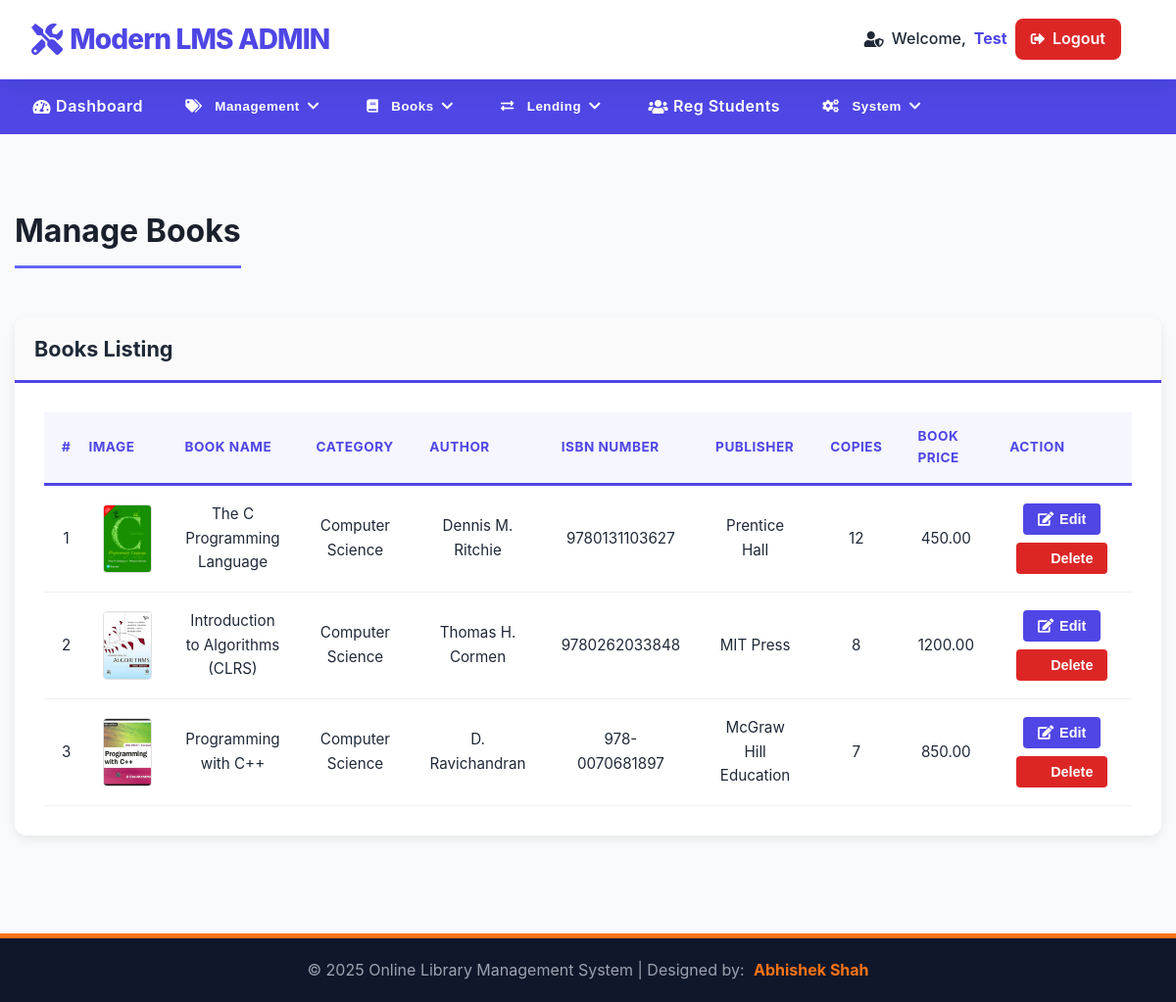
The app's page /library/admin/manage-books.php (signed in) with its own data.
### tables this page shows
CREATE TABLE `tblbooks` (
  `id` int(11) NOT NULL,
  `BookName` varchar(255) DEFAULT NULL,
  `CatId` int(11) DEFAULT NULL,
  `AuthorId` int(11) DEFAULT NULL,
  `PublisherId` int(11) DEFAULT NULL,
  `ISBNNumber` varchar(20) DEFAULT NULL,
  `BookPrice` decimal(10,2) DEFAULT NULL,
  `bookCopies` int(11) NOT NULL DEFAULT 10,
  `bookImage` longblob DEFAULT NULL,
  `regDate` timestamp NULL DEFAULT current_timestamp(),
  `updationDate` timestamp NULL DEFAULT NULL ON UPDATE current_timestamp(),
  `isIssued` int(1) NOT NULL DEFAULT 0 COMMENT '0=Available, 1=Issued',
  `bookEdition` varchar(50) DEFAULT NULL COMMENT 'The edition of the book',
  `BookDescription` text DEFAULT NULL COMMENT 'Summary or detailed description of the book'
);

CREATE TABLE `tblcategory` (
  `id` int(11) NOT NULL,
  `CategoryName` varchar(150) DEFAULT NULL,
  `Status` int(1) DEFAULT NULL,
  `CreationDate` timestamp NULL DEFAULT current_timestamp(),
  `UpdationDate` timestamp NULL DEFAULT NULL ON UPDATE current_timestamp()
);

CREATE TABLE `tblauthors` (
  `id` int(11) NOT NULL,
  `AuthorName` varchar(150) DEFAULT NULL,
  `creationDate` timestamp NULL DEFAULT current_timestamp(),
  `updationDate` timestamp NULL DEFAULT NULL ON UPDATE current_timestamp()
);

CREATE TABLE `tblpublishers` (
  `id` int(11) NOT NULL,
  `PublisherName` varchar(150) DEFAULT NULL,
  `creationDate` timestamp NULL DEFAULT current_timestamp(),
  `updationDate` timestamp NULL DEFAULT NULL ON UPDATE current_timestamp()
);

### library/admin/manage-books.php (the view, shortened to what this page needs)
<?php
include('includes/config.php');
if(strlen($_SESSION['alogin'])==0) {
    header('location:index.php');
} else {
    $sql = "SELECT tblbooks.BookName, tblcategory.CategoryName, tblauthors.AuthorName, tblpublishers.PublisherName, tblbooks.ISBNNumber, tblbooks.BookPrice, tblbooks.bookCopies, tblbooks.regDate, tblbooks.id as bookid, tblbooks.bookImage
        FROM tblbooks
        JOIN tblcategory ON tblcategory.id = tblbooks.CatId
        JOIN tblauthors ON tblauthors.id = tblbooks.AuthorId
        JOIN tblpublishers ON tblpublishers.id = tblbooks.PublisherId";
    $query = $dbh -> prepare($sql);
    $query->execute();
    $results=$query->fetchAll(PDO::FETCH_OBJ);
?>
<!DOCTYPE html>
<html xmlns="http://www.w3.org/1999/xhtml">
<head>
    <link href="assets/css/font-awesome.css" rel="stylesheet" />
    <link href="assets/js/dataTables/dataTables.bootstrap.css" rel="stylesheet" />
    <link href="assets/css/style.css" rel="stylesheet" />
    <link rel="stylesheet" href="https://cdnjs.cloudflare.com/ajax/libs/font-awesome/5.15.4/css/all.min.css">
</head>
<body>
    <?php include('includes/header.php');?>
<div class="content-wrapper">
        <div class="container">
            <div class="row">
                <div class="col-md-12">
                    <h4 class="header-line">Manage Books</h4>
                </div>
            </div>
            <div class="row">
                <div class="col-md-12">
                    <div class="panel-default">
                        <div class="panel-heading">
                            Books Listing
                        </div>
                        <div class="panel-body">
                            <div class="table-responsive">
                                <table class="custom-table" id="dataTables-example">
                                    <thead>
                                        <tr>
                                            <th>#</th>
                                            <th class="image-col-head">Image</th>
                                            <th>Book Name</th>
                                            <th>Category</th>
                                            <th>Author</th>
                                            <th>ISBN Number</th>
                                            <th>Publisher</th>
                                            <th>Copies</th>
                                            <th>Book Price</th>
                                            <th>Action</th>
                                        </tr>
                                    </thead>
                                    <tbody>
                                        <?php
                                        $cnt=1;
                                        if($query->rowCount() > 0) {
                                            foreach($results as $result) { ?>
                                                <tr class="odd gradeX">
                                                    <td class="center"><?php echo htmlentities($cnt);?></td>
                                                    <td class="center image-col">
                                                        <?php if ($result->bookImage): ?>
                                                            <img src="assets/img/<?php echo htmlentities($result->bookImage);?>"
                                                                alt="<?php echo htmlentities($result->BookName);?>"
                                                                class="book-cover-thumb"
                                                                onerror="this.onerror=null; this.src='assets/img/default.jpg';"
                                                            >
                                                        <?php else: ?>
                                                            N/A
                                                        <?php endif; ?>
                                                    </td>
                                                    <td class="center"><?php echo htmlentities($result->BookName);?></td>
                                                    <td class="center"><?php echo htmlentities($result->CategoryName);?></td>
                                                    <td class="center"><?php echo htmlentities($result->AuthorName);?></td>
                                                    <td class="center"><?php echo htmlentities($result->ISBNNumber);?></td>
                                                    <td class="center"><?php echo htmlentities($result->PublisherName)?></td>
                                                    <td class="center"><?php echo htmlentities($result->bookCopies)?></td>
                                                    <td class="center"><?php echo htmlentities($result->BookPrice);?></td>
                                                    <td><a href="edit-book.php?bookid=<?php echo htmlentities($result->bookid);?>"><button class="custom-btn btn-primary-theme"><i class="fa fa-edit "></i> Edit</button>
                                                        <a href="manage-books.php?del=<?php echo htmlentities($result->bookid);?>" onclick="return confirm('Are you sure you want to delete?');" >  <button class="custom-btn btn-danger-theme"><i class="fa fa-pencil"></i> Delete</button>
                                                    </td>
                                                </tr>
                                        <?php $cnt++; }
                                        } ?>
                                    </tbody>
                                </table>
                            </div>
                        </div>
                    </div>
                </div>
            </div>
        </div>
    </div>
    <?php include('includes/footer.php');?>
</body>
</html>
<?php } ?>

### library/admin/includes/header.php (shortened to what this page needs)
<?php
function isActive($link) {
    $currentFile = basename($_SERVER['PHP_SELF']);
    return (isset($GLOBALS['currentPage']) && $GLOBALS['currentPage'] === $link) || ($currentFile === $link) ? 'active-link' : '';
}
$adminName = isset($_SESSION['alogin']) ? explode('@', $_SESSION['alogin'])[0] : 'Admin';
?>
<header class="main-header">
    <div class="header-content">
        <a href="dashboard.php" class="brand-logo">
            <i class="fas fa-tools stat-logo-icon"></i>
            <span class="brand-name"> Modern LMS
                <span class="brand-accent">ADMIN</span>
            </span>
        </a>
        <div class="right-controls">
            <?php if(strlen($_SESSION['alogin']) != 0) { ?>
                <span class="user-greeting">
                    <i class="fas fa-user-shield"></i>
                    Welcome, <span class="user-name-display"><?php echo htmlentities(ucfirst($adminName)); ?></span>
                <a href="logout.php" class="logout-btn"><i class="fa fa-sign-out-alt"></i> Logout</a>
                </span>
            <?php } else { ?>
                <a href="index.php" class="login-btn"><i class="fa fa-sign-in-alt"></i> Login</a>
            <?php } ?>
        </div>
    </div>
</header>
<nav class="menu-section">
    <div class="menu-nav">
        <a href="dashboard.php" class="nav-link <?php echo isActive('dashboard.php'); ?>"><i class="fa fa-tachometer-alt"></i> Dashboard</a>
        <div class="dropdown">
            <button class="dropdown-btn"><i class="fas fa-tags"></i> Management <i class="fa fa-chevron-down"></i></button>
        </div>
        <div class="dropdown">
            <button class="dropdown-btn"><i class="fa fa-book"></i> Books <i class="fa fa-chevron-down"></i></button>
        </div>
        <div class="dropdown">
            <button class="dropdown-btn"><i class="fa fa-exchange-alt"></i> Lending <i class="fa fa-chevron-down"></i></button>
        </div>
        <a href="reg-students.php" class="nav-link <?php echo isActive('reg-students.php'); ?>"><i class="fa fa-users"></i> Reg Students</a>
        <div class="dropdown">
            <button class="dropdown-btn"><i class="fa fa-cogs"></i> System <i class="fa fa-chevron-down"></i></button>
        </div>
    </div>
</nav>

### library/admin/includes/footer.php
<footer class="footer-wrapper">
    <div>
        <div class="flex flex-col justify-center items-center text-center">
            <div class="footer-text-content">
                &copy; <?php echo date('Y');?> Online Library Management System | Designed by:
                <a href="https://github.com/abhishek-2006"
                    target="_blank"
                    class="footer-link">
                    Abhishek Shah
                </a>
            </div>
        </div>
    </div>
</footer>

### records on screen
tblbooks: bookImage (picture), BookName "The C Programming Language", tblcategory.CategoryName "Computer Science", AuthorId.AuthorName "Dennis M. Ritchie", ISBNNumber "9780131103627", PublisherId.PublisherName "Prentice Hall", bookCopies "12", BookPrice "450.00"
tblbooks: bookImage (picture), BookName "Introduction to Algorithms (CLRS)", tblcategory.CategoryName "Computer Science", AuthorId.AuthorName "Thomas H. Cormen", ISBNNumber "9780262033848", PublisherId.PublisherName "MIT Press", bookCopies "8", BookPrice "1200.00"
tblbooks: bookImage (picture), BookName "Programming with C++", tblcategory.CategoryName "Computer Science", AuthorId.AuthorName "D. Ravichandran", ISBNNumber "978-0070681897", PublisherId.PublisherName "McGraw Hill Education", bookCopies "7", BookPrice "850.00"

### other values on screen
$adminName "Test"
